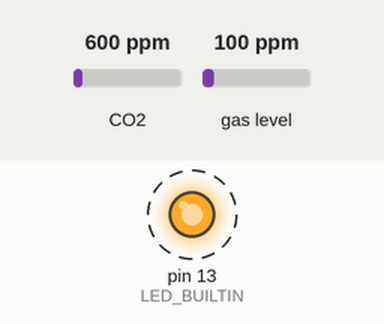
The sketch below on a simulated Teensy 4. Parts: output pins drawn as LEDs (lit = HIGH). Dashed ring = blinking. The test bench sets the inputs (shaded band); at power-on: CO2 600 ppm, gas level 100 ppm. What the sketch prints to the serial monitor is not drawn.

Above: at 0.2 s.
Timing chart, 0 to 3.0 s (numbered marks = the images above):
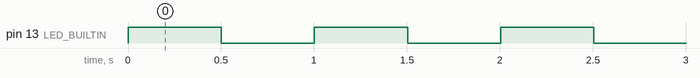

The sketch:

Airquality-MIDI.ino
```cpp
#include <Wire.h>
#include "Adafruit_SGP30.h"

Adafruit_SGP30 sgp;


#define LOWCC1 16
#define HIGHCC1 LOWCC1 + 32

float minVal = -40.00;
float maxVal = 80.00;

// the MIDI channel number to send messages
const int channel = 1;

// the MIDI continuous controller for each analog input
const int controllerA0 = 16; // 10 = pan position
const int controllerA1 = 17; // 10 = pan position

const boolean debug = false;

/* return absolute humidity [mg/m^3] with approximation formula
* @param temperature [°C]
* @param humidity [%RH]
*/
uint32_t getAbsoluteHumidity(float temperature, float humidity) {
    // approximation formula from Sensirion SGP30 Driver Integration chapter 3.15
    const float absoluteHumidity = 216.7f * ((humidity / 100.0f) * 6.112f * exp((17.62f * temperature) / (243.12f + temperature)) / (273.15f + temperature)); // [g/m^3]
    const uint32_t absoluteHumidityScaled = static_cast<uint32_t>(1000.0f * absoluteHumidity); // [mg/m^3]
    return absoluteHumidityScaled;
}

void setup() {

  pinMode(LED_BUILTIN, OUTPUT);
  Serial.begin(115200);


  while (!Serial) { delay(10); } // Wait for serial console to open!

  Serial.println("SGP30 test");

  if (! sgp.begin()){
    Serial.println("Sensor not found :(");
    while (1);
  }
  Serial.print("Found SGP30 serial #");
  Serial.print(sgp.serialnumber[0], HEX);
  Serial.print(sgp.serialnumber[1], HEX);
  Serial.println(sgp.serialnumber[2], HEX);

  // If you have a baseline measurement from before you can assign it to start, to 'self-calibrate'
  //sgp.setIAQBaseline(0x8E68, 0x8F41);  // Will vary for each sensor!
}

int counter = 0;
void loop() {
  digitalWrite(LED_BUILTIN, HIGH);
  // If you have a temperature / humidity sensor, you can set the absolute humidity to enable the humditiy compensation for the air quality signals
  //float temperature = 22.1; // [°C]
  //float humidity = 45.2; // [%RH]
  //sgp.setHumidity(getAbsoluteHumidity(temperature, humidity));

  if (! sgp.IAQmeasure()) {
    Serial.println("Measurement failed");
    return;
  }
  Serial.print("TVOC "); Serial.print(sgp.TVOC); Serial.print(" ppb\t");
  Serial.print("eCO2 "); Serial.print(sgp.eCO2); Serial.println(" ppm");

  usbMIDI.sendControlChange(controllerA0, constrain (map (sgp.TVOC,0 , 60000, 0, 127), 0, 127), channel);
  usbMIDI.sendControlChange(controllerA1, constrain (map (sgp.eCO2, 400 , 60000, 0, 127), 0, 127), channel);


  if (! sgp.IAQmeasureRaw()) {
    Serial.println("Raw Measurement failed");
    return;
  }
  //Serial.print("Raw H2 "); Serial.print(sgp.rawH2); Serial.print(" \t");
  //Serial.print("Raw Ethanol "); Serial.print(sgp.rawEthanol); Serial.println("");

   delay(500);
    digitalWrite(LED_BUILTIN, LOW);
    delay(500);


  counter++;
  if (counter == 30) {
    counter = 0;

    uint16_t TVOC_base, eCO2_base;
    if (! sgp.getIAQBaseline(&eCO2_base, &TVOC_base)) {
      Serial.println("Failed to get baseline readings");
      return;
    }
    Serial.print("****Baseline values: eCO2: 0x"); Serial.print(eCO2_base, HEX);
    Serial.print(" & TVOC: 0x"); Serial.println(TVOC_base, HEX);
  }
  while (usbMIDI.read()) {
    // ignore incoming messages
  }
}
```

Measured:
- by itself, pin 13 (LED_BUILTIN): alternates HIGH for 0.50 s and LOW for 0.50 s
